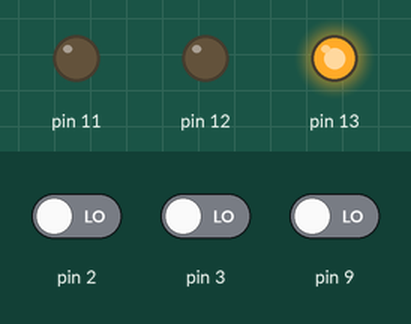
The sketch below on a simulated Arduino Uno, built with avr-gcc and run on an emulated ATmega328P. Parts: output pins drawn as LEDs (lit = HIGH). The test bench sets the inputs (shaded band); at power-on: pin 9 LOW, pin 2 LOW, pin 3 LOW.

Above: at 1.2 s.
1.3 s: pin 9 driven HIGH
At 2.5 s:
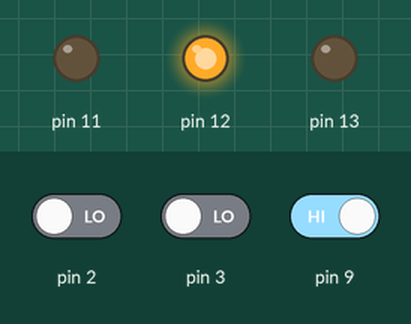
2.8 s: pin 2 driven HIGH
At 3.7 s:
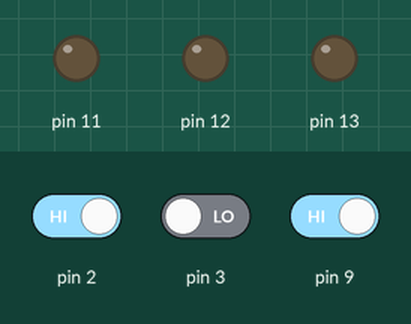
4.3 s: pin 2 driven LOW
At 4.9 s:
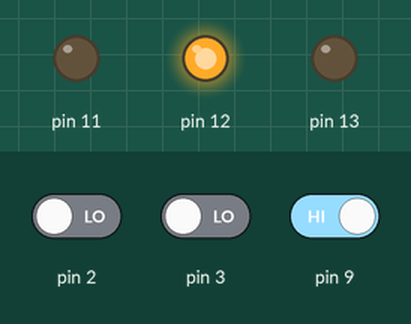
5.8 s: pin 3 driven HIGH
At 7.2 s:
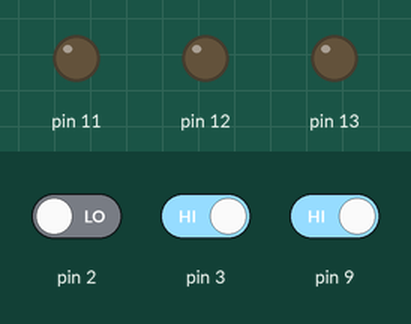
Timing chart, 0 to 8.3 s (numbered marks = the images above; inputs shaded):
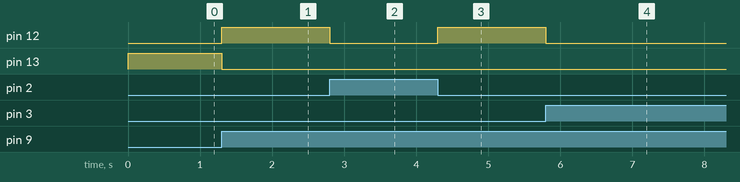

The sketch:

Arduinoboard.ino
```cpp
void setup()
{
  pinMode(2, INPUT);
  pinMode(3, INPUT);
  pinMode(9, INPUT);
  pinMode(11, OUTPUT);
  pinMode(12, OUTPUT);
  pinMode(13, OUTPUT);
}
const int LOCKED = 1;
const int WAITING = 2;
const int UNLOCKED = 3;
int currentState = LOCKED;
int motionSensed = LOW;
int buttonLeft = 0;
int buttonRight = 0;
int counter = 0;
int incorrectAndLocking = 0;

void loop()
{
  while(currentState == LOCKED){
    incorrectAndLocking = 1;
    buttonLeft = 0;
    buttonRight = 0;
    counter = 0;
    digitalWrite(13, HIGH);
    motionSensed = digitalRead(9);
    if(motionSensed == HIGH){
      	digitalWrite(13, LOW);
    	currentState = WAITING;
    }
  }
  while(currentState == WAITING){
    digitalWrite(12, HIGH);
    while((buttonLeft==0 || buttonRight==0)&& counter<2){
    int buttonLeftReading = digitalRead(3);
      if(buttonLeftReading==HIGH){
        digitalWrite(12, LOW);
        delay(50);
        digitalWrite(12, HIGH);
        buttonLeft = 1;
        if(counter==1 && buttonRight==1){
          incorrectAndLocking = 0;
        }
        counter++;

      }
  	int buttonRightReading = digitalRead(2);
      if(buttonRightReading==HIGH){
        digitalWrite(12, LOW);
        delay(50);
        digitalWrite(12, HIGH);
        buttonRight =1;
        if(counter==1 && buttonLeft==1){
          incorrectAndLocking = 1;
        }
        counter++;
      }
    }
    if(incorrectAndLocking == 0){
    currentState = UNLOCKED;
    }else{
      digitalWrite(12, LOW);
      currentState = LOCKED;
    }
  }
  while(currentState == UNLOCKED){
    digitalWrite(12, LOW);
    digitalWrite(11, HIGH);
    delay(1000);
    digitalWrite(11, LOW);
    currentState = LOCKED;
  }
}
```

Measured:
- after the input at 1.3 s, pin 12: LOW → HIGH at once; pin 13: HIGH → LOW at once
- after the input at 2.8 s, pin 12: HIGH → LOW at once
- after the input at 4.3 s, pin 12: LOW → HIGH at once
- after the input at 5.8 s, pin 12: HIGH → LOW at once
